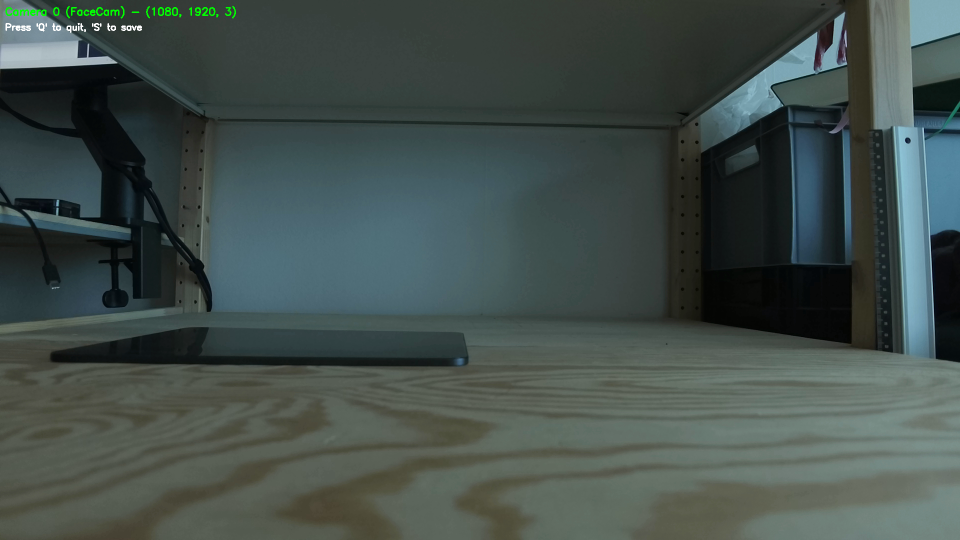
#> input picture opencv-sync/test_frame0_000.png, 1920 x 1080 px, given in place of the camera (shown at 1/2 size)
$ python debug_warp_visualization.py
#> lines starting #> are read from the running program, lines starting #| are printed output that depends on the picture
#!/usr/bin/env python3
"""
Debug visualization showing how the FaceCam image is warped to match ZED.
Shows original image underneath the transformed one.
"""

import cv2
import numpy as np
import os

def show_warp_visualization():
    """Show how the image is warped with original underneath."""
    print("Warp Visualization Debug")
    print("=" * 25)

    # Load transform
    try:
        transform_matrix = np.load("data/facecam_to_zed_transform.npy")
        print(f"Transform matrix loaded successfully")
        print(f"Scale X: {transform_matrix[0, 0]:.4f}")
        print(f"Scale Y: {transform_matrix[1, 1]:.4f}")
        print(f"Translation: ({transform_matrix[0, 2]:.1f}, {transform_matrix[1, 2]:.1f})")
    except FileNotFoundError:
        print("Transform not found! Run match_facecam_to_zed_simple.py first.")
        return

    # Open cameras
    cap_facecam = cv2.VideoCapture(0)  # FaceCam
    cap_zed = cv2.VideoCapture(3)      # ZED via OBS

    if not cap_facecam.isOpened() or not cap_zed.isOpened():
        print("Failed to open cameras")
        return

    # Set camera properties
    cap_facecam.set(cv2.CAP_PROP_FRAME_WIDTH, 1920)
    cap_facecam.set(cv2.CAP_PROP_FRAME_HEIGHT, 1080)
    cap_zed.set(cv2.CAP_PROP_FRAME_WIDTH, 1920)
    cap_zed.set(cv2.CAP_PROP_FRAME_HEIGHT, 1080)

    print("Showing warp visualization...")
    print("Press 'Q' to quit")
    print("Press 'S' to save debug images")
    print("Press 'T' to toggle transparency")

    saved_count = 0
    transparency = 0.7  # How transparent the transformed image is

    while True:
        ret_facecam, frame_facecam = cap_facecam.read()
        ret_zed, frame_zed = cap_zed.read()

        if not ret_facecam or not ret_zed:
            print("Failed to read from cameras")
            break

        # Apply perspective transform to FaceCam
        transformed_facecam = cv2.warpPerspective(
            frame_facecam, transform_matrix, (1920, 1080)
        )

        # Create overlay visualization
        # Start with original FaceCam as base
        overlay = frame_facecam.copy()

        # Create a mask for the transformed area
        mask = np.ones((1080, 1920), dtype=np.uint8) * 255

        # Blend the transformed image with transparency
        cv2.addWeighted(overlay, 1.0, transformed_facecam, transparency, 0, overlay)

        # Add border to show the transformed area
        cv2.rectangle(overlay, (0, 0), (1919, 1079), (0, 255, 0), 3)

        # Create side-by-side comparison
        # Resize for display
        h, w = 400, 600
        original_small = cv2.resize(frame_facecam, (w, h))
        transformed_small = cv2.resize(transformed_facecam, (w, h))
        overlay_small = cv2.resize(overlay, (w, h))
        zed_small = cv2.resize(frame_zed, (w, h))

        # Create 2x2 grid
        top_row = np.hstack((original_small, transformed_small))
        bottom_row = np.hstack((overlay_small, zed_small))
        combined = np.vstack((top_row, bottom_row))

        # Add labels
        cv2.putText(combined, "Original FaceCam", (10, 20),
                   cv2.FONT_HERSHEY_SIMPLEX, 0.5, (255, 255, 255), 1)
        cv2.putText(combined, "Transformed FaceCam", (w + 10, 20),
                   cv2.FONT_HERSHEY_SIMPLEX, 0.5, (255, 255, 255), 1)
        cv2.putText(combined, f"Overlay (alpha={transparency:.1f})", (10, h + 20),
                   cv2.FONT_HERSHEY_SIMPLEX, 0.5, (255, 255, 255), 1)
        cv2.putText(combined, "Target ZED", (w + 10, h + 20),
                   cv2.FONT_HERSHEY_SIMPLEX, 0.5, (255, 255, 255), 1)

        # Add transform info
        cv2.putText(combined, f"Scale: {transform_matrix[0, 0]:.3f}, {transform_matrix[1, 1]:.3f}",
                   (10, h + 40), cv2.FONT_HERSHEY_SIMPLEX, 0.4, (255, 255, 255), 1)
        cv2.putText(combined, f"Translation: {transform_matrix[0, 2]:.1f}, {transform_matrix[1, 2]:.1f}",
                   (10, h + 60), cv2.FONT_HERSHEY_SIMPLEX, 0.4, (255, 255, 255), 1)
        cv2.putText(combined, "Press T to toggle transparency",
                   (10, h + 80), cv2.FONT_HERSHEY_SIMPLEX, 0.4, (255, 255, 255), 1)

        cv2.imshow("Warp Visualization Debug", combined)

        key = cv2.waitKey(1) & 0xFF

        if key == ord('q') or key == ord('Q'):
            break
        elif key == ord('s') or key == ord('S'):
            # Save debug images
            cv2.imwrite(f"scans/warp_original_facecam_{saved_count:03d}.png", frame_facecam)
            cv2.imwrite(f"scans/warp_transformed_facecam_{saved_count:03d}.png", transformed_facecam)
            cv2.imwrite(f"scans/warp_overlay_{saved_count:03d}.png", overlay)
            cv2.imwrite(f"scans/warp_target_zed_{saved_count:03d}.png", frame_zed)
            saved_count += 1
            print(f"Saved warp debug images: {saved_count}")
        elif key == ord('t') or key == ord('T'):
            # Toggle transparency
            transparency = 1.0 - transparency
            print(f"Transparency changed to: {transparency:.1f}")

    cap_facecam.release()
    cap_zed.release()
    cv2.destroyAllWindows()

def show_corner_analysis():
    """Show how specific corners are transformed."""
    print("\nCorner Analysis")
    print("=" * 15)

    # Load transform
    try:
        transform_matrix = np.load("data/facecam_to_zed_transform.npy")
    except FileNotFoundError:
        print("Transform not found!")
        return

    # Test corners of the image
    corners = np.array([
        [[0, 0]],           # Top-left
        [[1919, 0]],        # Top-right
        [[0, 1079]],        # Bottom-left
        [[1919, 1079]],     # Bottom-right
        [[960, 540]]        # Center
    ], dtype=np.float32)

    # Transform corners
    transformed_corners = cv2.perspectiveTransform(corners, transform_matrix)

    print("Corner transformations:")
    corner_names = ["Top-left", "Top-right", "Bottom-left", "Bottom-right", "Center"]

    for i, (original, transformed) in enumerate(zip(corners, transformed_corners)):
        print(f"{corner_names[i]}: ({original[0][0]:.1f}, {original[0][1]:.1f}) -> "
              f"({transformed[0][0]:.1f}, {transformed[0][1]:.1f})")

    # Calculate displacement
    displacement = transformed_corners - corners
    print(f"\nDisplacement analysis:")
    for i, disp in enumerate(displacement):
        print(f"{corner_names[i]}: ({disp[0][0]:.1f}, {disp[0][1]:.1f}) pixels")

def main():
    """Main function."""
    print("Warp Visualization Debug")
    print("=" * 25)

    # Show corner analysis first
    show_corner_analysis()
#> (reads opencv-sync/data/facecam_to_zed_transform.npy from the repository)

    # Show live warp visualization
    show_warp_visualization()
#> in show_warp_visualization, frame_facecam is the input picture: shape (1080, 1920, 3); mean B, G, R 75.3, 78.9, 66.7
#> in show_warp_visualization, `cv2.rectangle(overlay, (0, 0), (1919, 1079), (0, 255, 0), 3)`:
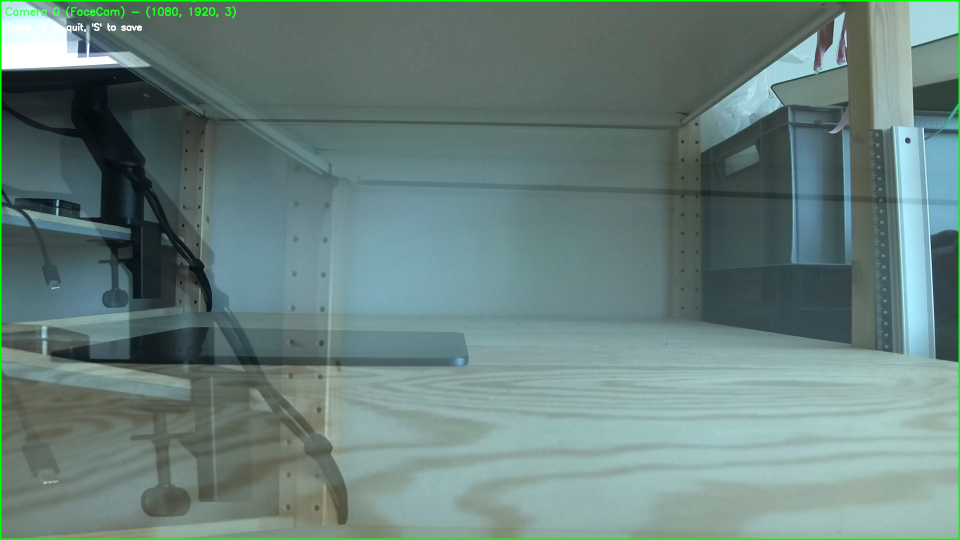
#> overlay: shape (1080, 1920, 3) (shown at 1/2 size); mean B, G, R 124.6, 129.2, 104.1
#> in show_warp_visualization, `original_small = cv2.resize(frame_facecam, (w, h))`:
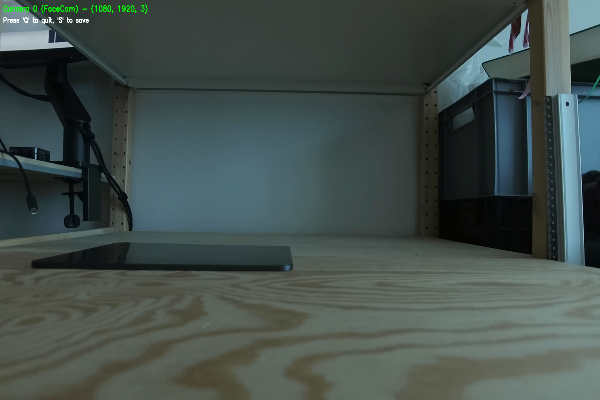
#> original_small: shape (400, 600, 3); mean B, G, R 75.2, 78.8, 66.7
#> in show_warp_visualization, `transformed_small = cv2.resize(transformed_facecam, (w, h))`:
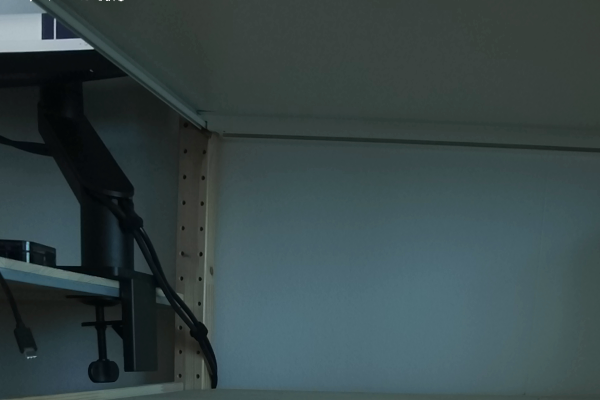
#> transformed_small: shape (400, 600, 3); mean B, G, R 72.6, 71, 55.1
#> in show_warp_visualization, `overlay_small = cv2.resize(overlay, (w, h))`:
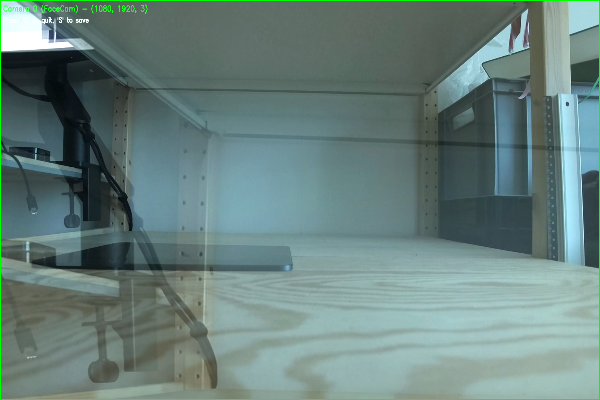
#> overlay_small: shape (400, 600, 3); mean B, G, R 124.6, 129.1, 104.1
#> in show_warp_visualization, `top_row = np.hstack((original_small, transformed_small))`:
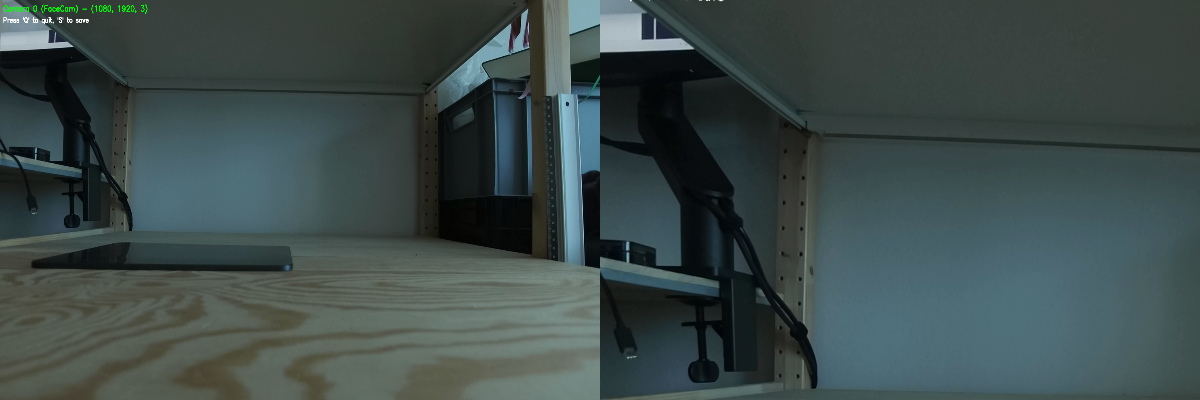
#> top_row: shape (400, 1200, 3); mean B, G, R 73.9, 74.9, 60.9
#> in show_warp_visualization, `bottom_row = np.hstack((overlay_small, zed_small))`:
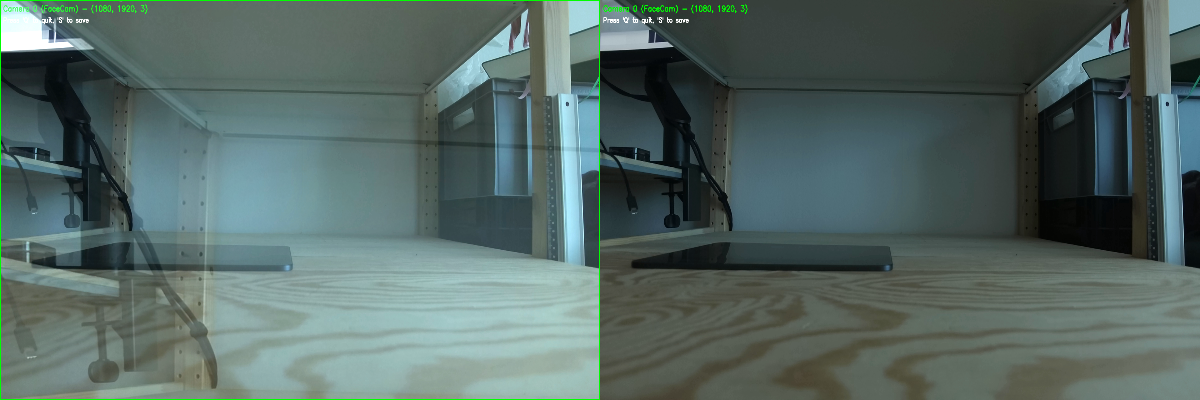
#> bottom_row: shape (400, 1200, 3); mean B, G, R 99.9, 104, 85.4
#> in show_warp_visualization, `cv2.putText(combined, "Original FaceCam", (10, 20), cv2.FONT_HERSHEY_S..`: combined: shape (800, 1200, 3); mean B, G, R 87, 89.5, 73.2
#> in show_warp_visualization, `cv2.putText(combined, "Transformed FaceCam", (w + 10, 20), cv2.FONT_HE..`: combined: shape (800, 1200, 3); mean B, G, R 87, 89.6, 73.3
#> in show_warp_visualization, `cv2.putText(combined, f"Overlay (alpha={transparency:.1f})", (10, h + ..`: combined: shape (800, 1200, 3); mean B, G, R 87.1, 89.6, 73.3
#> in show_warp_visualization, `cv2.putText(combined, "Target ZED", (w + 10, h + 20), cv2.FONT_HERSHEY..`: combined: shape (800, 1200, 3); mean B, G, R 87.1, 89.6, 73.3
#> in show_warp_visualization, `cv2.putText(combined, f"Scale: {transform_matrix[0, 0]:.3f}, {transfor..`: combined: shape (800, 1200, 3); mean B, G, R 87.1, 89.7, 73.4
#> in show_warp_visualization, `cv2.putText(combined, "Press T to toggle transparency", (10, h + 80), ..`:
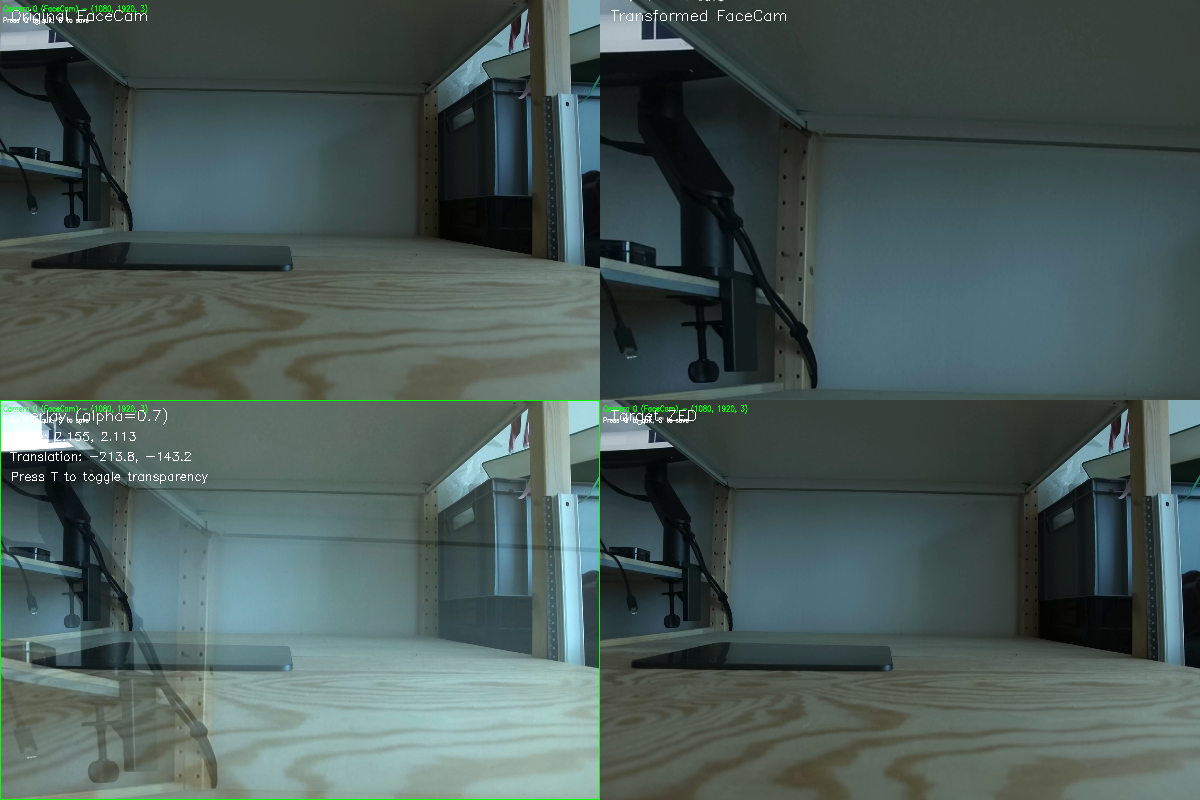
#> combined: shape (800, 1200, 3); mean B, G, R 87.3, 89.8, 73.5
#> (key q is pressed here)

if __name__ == "__main__":
    main()
